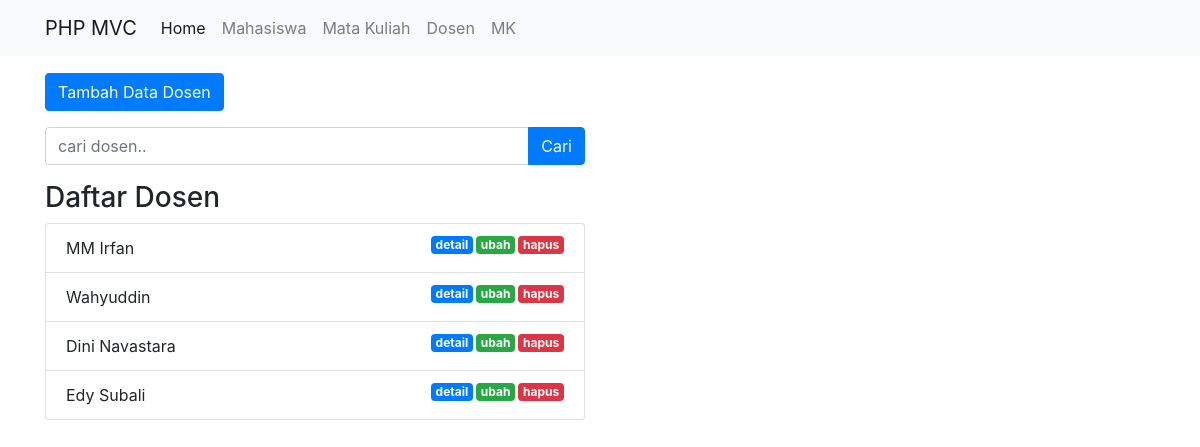
The page /public/dosen on the database its author committed.
### tables this page shows
CREATE TABLE `dosen` (
  `ID_Dosen` int(11) NOT NULL,
  `Nama_Dosen` varchar(255) NOT NULL,
  `Email_Dosen` varchar(100) NOT NULL
);

### app/core/Controller.php (called while the page is built, shortened)
<?php
class Controller {
    public function view($view, $data = [])
    {
        require_once '../app/views/' . $view . '.php';
    }
    public function model($model)
    {
        return new $model;
    }
}

### app/controllers/Dosen.php (called while the page is built, shortened)
<?php
class Dosen extends Controller {
    public function index()
    {
        $data['judul'] = 'Daftar Dosen';
        $data['dosen'] = $this->model('Dosen_model')->getAllDosen();
        $this->view('dosen/index', $data);
    }
}

### app/core/App.php (called while the page is built, shortened)
<?php
class App
{
    protected $method = 'index';
    protected $params = [];
    public function __construct()
    {
        $this->controller = new $this->controller;
        call_user_func_array([$this->controller, $this->method], $this->params);
    }
}

### public/index.php (called while the page is built, shortened)
<?php
$app = new App;

### app/core/Database.php (called while the page is built, shortened)
<?php
class Database {
    private $host = DB_HOST;
    private $user = DB_USER;
    private $pass = DB_PASS;
    private $db_name = DB_NAME;
    private $dbh;
    private $stmt;
    public function __construct()
    {
        $dsn = 'mysql:host=' . $this->host . ';dbname=' . $this->db_name;
        $option = [
            PDO::ATTR_PERSISTENT => true,
            PDO::ATTR_ERRMODE => PDO::ERRMODE_EXCEPTION
        ];
        try {
            $this->dbh = new PDO($dsn, $this->user, $this->pass, $option);
        } catch(PDOException $e) {
            die($e->getMessage());
        }
    }
    public function query($query)
    {
        $this->stmt = $this->dbh->prepare($query);
    }
    public function execute()
    {
        $this->stmt->execute();
    }
    public function resultSet()
    {
        $this->execute();
        return $this->stmt->fetchAll(PDO::FETCH_ASSOC);
    }
}

### app/models/Dosen_model.php (called while the page is built, shortened)
<?php
class Dosen_model
{
    private $table = 'dosen';
    private $db;
    public function __construct()
    {
        $this->db = new Database;
    }
    public function getAllDosen()
    {
        $this->db->query('SELECT * FROM ' . $this->table);
        return $this->db->resultSet();
    }
}

### app/views/dosen/index.php (the view, shortened to what this page needs)
<div class="container mt-3">
    <div class="row">
      <div class="col-lg-6">
      </div>
    </div>
    <div class="row mb-3">
      <div class="col-lg-6">
        <button type="button" class="btn btn-primary tombolTambahData" data-toggle="modal" data-target="#formModal">
          Tambah Data Dosen
        </button>
      </div>
    </div>
    <div class="row mb-3">
      <div class="col-lg-6">
        <form action="<?= BASEURL; ?>/dosen/cari" method="post">
          <div class="input-group">
            <input type="text" class="form-control" placeholder="cari dosen.." name="keyword" id="keyword" autocomplete="off">
            <div class="input-group-append">
              <button class="btn btn-primary" type="submit" id="tombolCari">Cari</button>
            </div>
          </div>
        </form>
      </div>
    </div>
    <div class="row">
        <div class="col-lg-6">
          <h3>Daftar Dosen</h3>
          <ul class="list-group">
            <?php foreach( $data['dosen'] as $dosen ) : ?>
              <li class="list-group-item">
                  <?= $dosen['Nama_Dosen']; ?>
                  <a href="<?= BASEURL; ?>/dosen/hapus/<?= $dosen['ID_Dosen']; ?>" class="badge badge-danger float-right" onclick="return confirm('yakin?');">hapus</a>
                  <a href="<?= BASEURL; ?>/dosen/ubah/<?= $dosen['ID_Dosen']; ?>" class="badge badge-success float-right tampilModalUbah" data-toggle="modal" data-target="#formModal" data-id="<?= $dosen['id_dosen']; ?>">ubah</a>
                  <a href="<?= BASEURL; ?>/dosen/detail/<?= $dosen['ID_Dosen']; ?>" class="badge badge-primary float-right">detail</a>
              </li>
            <?php endforeach; ?>
          </ul>
        </div>
    </div>
</div>

### public/css/style.css (style rules this page uses)
.badge { margin-left: 3px; }

### rows shown on the page
dosen: Nama_Dosen "MM Irfan"
dosen: Nama_Dosen "Wahyuddin"
dosen: Nama_Dosen "Dini Navastara"
dosen: Nama_Dosen "Edy Subali"
